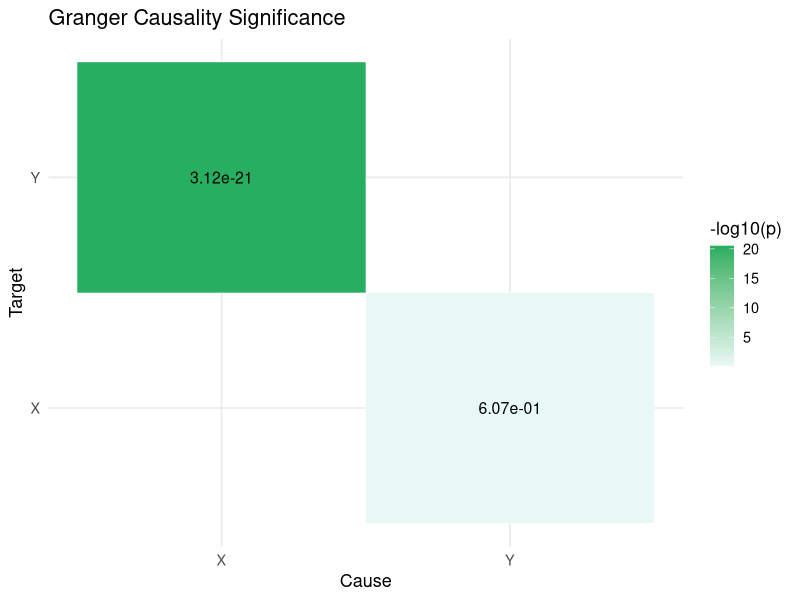

Source code (R):
################################################################################
####################### GRANGER CAUSALITY NETWORK INFERENCE ####################
################################################################################

# ============================================================
# Working Directory
# ============================================================

setwd('/Users/gio/Desktop/My Dissertation/Dissertation Focus/Main Version/1_Basic_Net_Raw/Simple_Network_5')

# ============================================================
# Required Libraries
# ============================================================

library(dplyr)
library(lmtest)
library(tseries)
library(ggplot2)
library(tidyr)

################################################################################
################################################################################

# ============================================================
# ADF Stationarity Check
# ============================================================

check_stationarity <- function(df, time_col){
  
  vars <- setdiff(names(df), time_col)
  df_out <- df
  
  non_stationary <- FALSE
  
  for(v in vars){
    
    test <- adf.test(df[[v]])
    
    cat("\nADF test for", v, "\n")
    print(test)
    
    if(test$p.value > 0.05){
      non_stationary <- TRUE
    }
    
  }
  
  if(non_stationary){
    
    cat("\n⚠ At least one variable is non-stationary → applying FIRST DIFFERENCE TO ALL VARIABLES\n")
    
    for(v in vars){
      df_out[[v]] <- c(NA, diff(df[[v]]))
    }
    
  }
  
  df_out <- na.omit(df_out)
  
  return(df_out)
}

################################################################################
################################################################################

# ============================================================
# Pairwise Granger Causality Inference
# ============================================================

infer_granger_network <- function(df, time_col,
                                  max_lag = 1,
                                  p_threshold = 0.05,
                                  collinearity_threshold = 0.999){
  
  vars <- setdiff(names(df), time_col)
  data_mat <- df[, vars]
  
  start_time <- Sys.time()
  
  edges <- data.frame()
  
  p_matrix <- matrix(
    NA,
    nrow = length(vars),
    ncol = length(vars),
    dimnames = list(vars, vars)
  )
  
  for(cause in vars){
    for(target in vars){
      
      if(cause == target) next
      
      # ------------------------------------------------------
      # 🔥 NEW: Skip near-perfect collinearity
      # ------------------------------------------------------
      corr_val <- cor(data_mat[[cause]], data_mat[[target]])
      
      if(!is.na(corr_val) && abs(corr_val) > collinearity_threshold){
        message("⚠ Skipping ", cause, " → ", target, " (collinearity: ", round(corr_val,4), ")")
        next
      }
      
      # ------------------------------------------------------
      # Run Granger test safely
      # ------------------------------------------------------
      test <- tryCatch(
        grangertest(
          data_mat[[target]] ~ data_mat[[cause]],
          order = max_lag
        ),
        error = function(e){
          message("⚠ Error for ", cause, " → ", target, ": ", e$message)
          return(NULL)
        }
      )
      
      if(is.null(test)) next
      
      p_value <- test$`Pr(>F)`[2]
      
      p_matrix[cause, target] <- p_value
      
      if(!is.na(p_value) && p_value < p_threshold){
        
        edges <- rbind(
          edges,
          data.frame(
            Cause = cause,
            Effect = target,
            p_value = p_value,
            Strength = -log10(max(p_value,1e-16))
          )
        )
        
      }
      
    }
  }
  
  end_time <- Sys.time()
  
  runtime_seconds <- as.numeric(
    difftime(end_time,start_time,units="secs")
  )
  
  message(
    "⏱ Granger causality runtime: ",
    round(runtime_seconds,4),
    " seconds"
  )
  
  return(list(
    edges = edges,
    runtime = runtime_seconds,
    p_matrix = p_matrix
  ))
}

################################################################################
################################################################################

# ============================================================
# Granger Heatmap
# ============================================================

plot_granger_heatmap <- function(p_matrix){
  
  heatmap_df <- as.data.frame(p_matrix) %>%
    tibble::rownames_to_column("Cause") %>%
    pivot_longer(
      -Cause,
      names_to = "Target",
      values_to = "p_value"
    ) %>%
    filter(!is.na(p_value))
  
  ggplot(
    heatmap_df,
    aes(Cause, Target, fill = -log10(p_value))
  ) +
    geom_tile(color="white") +
    geom_text(
      aes(label=sprintf("%.2e",p_value)),
      size=4
    ) +
    scale_fill_gradient(
      low = "#e8f8f5",
      high = "#27ae60",
      name = "-log10(p)"
    ) +
    labs(
      title="Granger Causality Significance",
      x="Cause",
      y="Target"
    ) +
    theme_minimal(base_size=13)
}

################################################################################
################################################################################

# ============================================================
# Load Dataset
# ============================================================

sim_df <- read.csv("Simple_Network_5.csv") %>%
  na.omit()

time_col <- names(sim_df)[1]

################################################################################
################################################################################

# ============================================================
# Stationarity Check
# ============================================================

sim_df_stationary <- check_stationarity(sim_df, time_col)

################################################################################
################################################################################

# ============================================================
# Run Granger Causality
# ============================================================

granger_res <- infer_granger_network(
  df = sim_df_stationary,
  time_col = time_col,
  max_lag = 4
)

granger_edges <- granger_res$edges

print(granger_edges)

################################################################################
################################################################################

# ============================================================
# Plot Heatmap
# ============================================================

plot_granger_heatmap(granger_res$p_matrix)

################################################################################
############################### ~ END ~ ########################################
################################################################################
